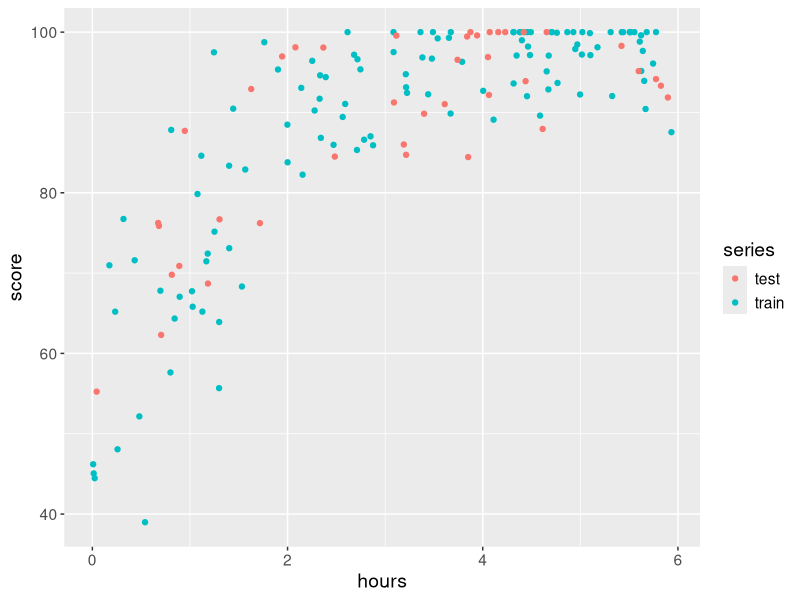
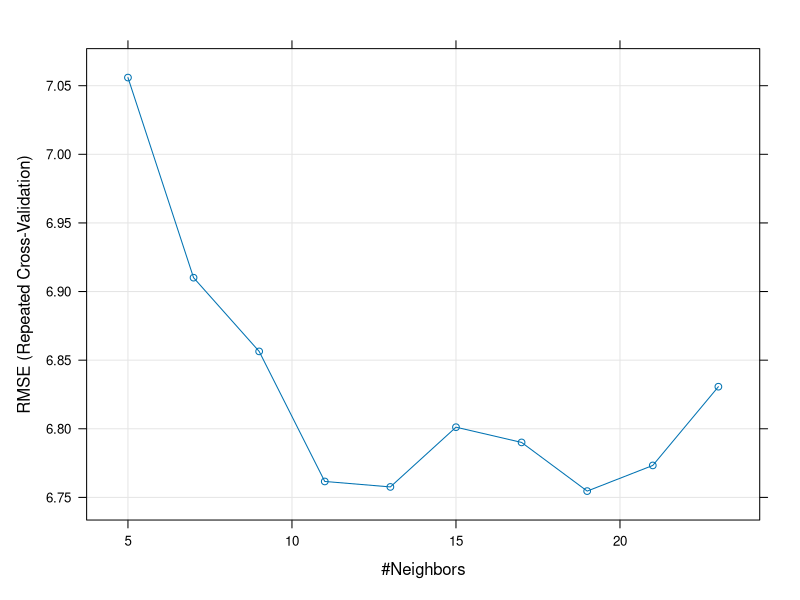
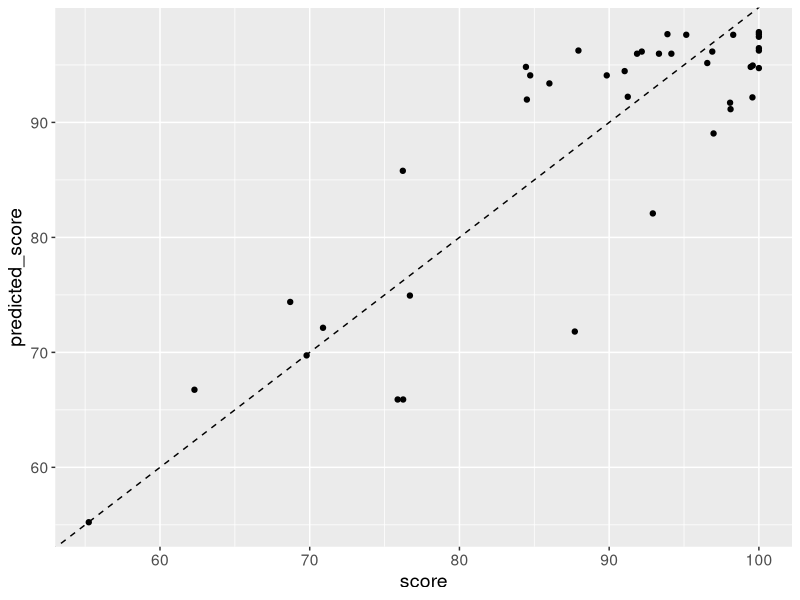

Generate these figures, in order, with R:
## ---- chunk 1
# I love R
set.seed(42)
print(runif(1,0,1)) # choose 1 random number between 0 and 1. 
## ---- chunk 2
# sigmoid function
sigmoid <- function(x) {
  return(1/(1+exp(-x)))
}
# generate the student data
generate_students <- function(n=100) {
  x = 6*runif(n,0,1)
  x = sort(x)
  y = 100*sigmoid(x+0.4*rnorm(n)) + 5*rnorm(n)
  y[y>100] = 100
  return(data.frame(hours = x, score = y)) # put the data in a "data frame"
}
## ---- chunk 3
df <- generate_students(n=200) # this data frame contains both the hours and the score
## ---- chunk 4
n_train <- 120
n_valid <- 40
n_test <- 40

# first, split into train and test
train_index <- sample(seq_len(nrow(df)), size = n_train)
train <- df[train_index, ]
test <- df[-train_index, ] # "-" means "everything except"

# then, split the test set into test and validation
test_index <- sample(seq_len(nrow(test)), size = n_test)
valid <- test[-test_index, ]
test <- test[test_index, ]
## ---- chunk 5
library(ggplot2) 

ggplot(data = train, aes(x=hours, y=score)) +
  geom_point(aes(color = "train")) +
  geom_point(data = test, aes(color = "test")) +
  labs(color = "series") +
  theme(text = element_text(size = 14))
## ---- chunk 6
# load the package
#install.packages("caret")
library(caret)
## ---- chunk 7
# set parameters for training
train_control <- trainControl(method = "repeatedcv", number = 15, repeats = 3)

# train the model
set.seed(42)
knn_fit <- train(score ~ hours, data = df, method = "knn",
 trControl=train_control,
 preProcess = c("center", "scale"),
 tuneLength = 10)

knn_fit
## ---- chunk 8
plot(knn_fit)
## ---- chunk 9
test$predicted_score <- predict(knn_fit, newdata = test)

ggplot(data = test, aes(x=score, y=predicted_score)) + 
  geom_point() +
  geom_abline(intercept = 0, slope = 1, linetype = "dashed") +
  theme(text = element_text(size = 14))
